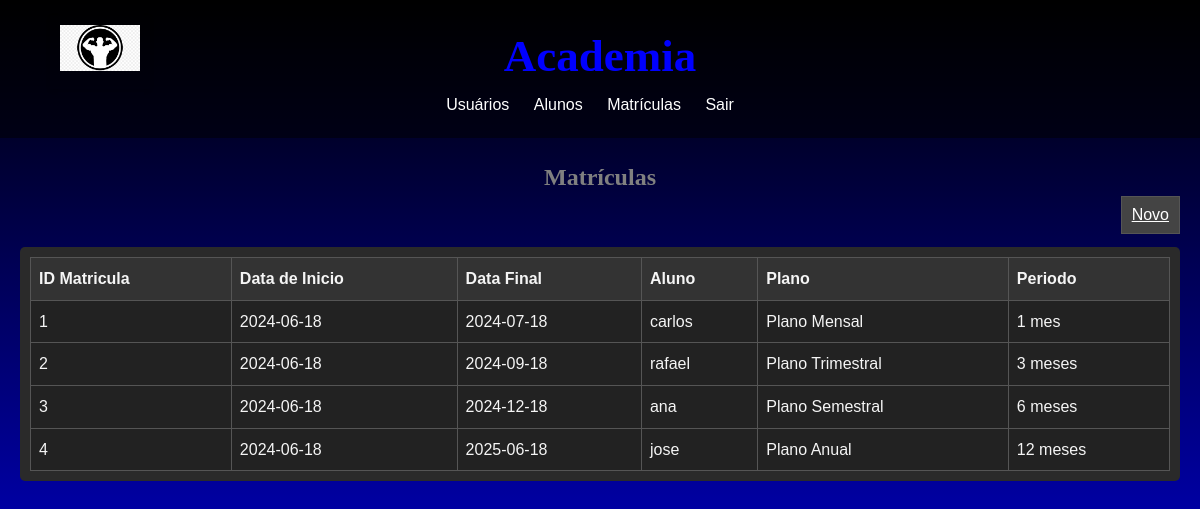
Page /views/matriculas.php (signed in) on the committed database.
### tables this page shows
CREATE TABLE `matriculas` (
  `id_matricula` int(11) NOT NULL AUTO_INCREMENT,
  `data_inicio` date DEFAULT NULL,
  `data_final` date DEFAULT NULL,
  `id_aluno` int(11) DEFAULT NULL,
  `id_plano` int(11) DEFAULT NULL,
  PRIMARY KEY (`id_matricula`),
  KEY `id_aluno` (`id_aluno`),
  KEY `id_plano` (`id_plano`),
  CONSTRAINT `matriculas_ibfk_1` FOREIGN KEY (`id_aluno`) REFERENCES `alunos` (`id_aluno`),
  CONSTRAINT `matriculas_ibfk_2` FOREIGN KEY (`id_plano`) REFERENCES `planos` (`id_plano`)
);

CREATE TABLE `alunos` (
  `id_aluno` int(11) NOT NULL AUTO_INCREMENT,
  `nome` varchar(50) DEFAULT NULL,
  `email` varchar(50) DEFAULT NULL,
  `cpf` varchar(11) DEFAULT NULL,
  PRIMARY KEY (`id_aluno`)
);

CREATE TABLE `planos` (
  `id_plano` int(11) NOT NULL AUTO_INCREMENT,
  `descricao` varchar(50) DEFAULT NULL,
  `periodicidade` varchar(50) DEFAULT NULL,
  PRIMARY KEY (`id_plano`)
);

### models/connection.php (called while the page is built)
<?php
abstract class Conn{
    public function __construct(protected $db=null){
        $this->db = new PDO('mysql:host=localhost;dbname=gestao_academia;','root','');
    }
}
?>

### models/matriculaDAO.php (called while the page is built, shortened)
<?php
    class MatriculaDAO extends Conn{
        public function getAllMat(){
            $query = 'select m.id_matricula, m.data_inicio, m.data_final, a.nome, p.descricao, p.periodicidade from matriculas m inner join alunos a on m.id_aluno = a.id_aluno inner join planos p on m.id_plano = p.id_plano';
            $stm = $this->db->prepare($query);
            $stm->execute();
            $this->db=null;
            return $stm->fetchAll(PDO::FETCH_OBJ);
        }
    }
?>

### views/matriculas.php (the view, shortened to what this page needs)
<?php
  require_once '../models/connection.php';
  require_once '../models/matriculaDAO.php';
  $matDAO = new MatriculaDAO();
  $matriculas = $matDAO->getAllMat();
?>
<!DOCTYPE html>
<html lang="pt-br">
<head>
    <link rel="stylesheet" href="styles.css">
    <link rel="stylesheet" href="https://cdnjs.cloudflare.com/ajax/libs/font-awesome/5.15.4/css/all.min.css">
</head>
<body>
    <div class="icone-voltar" onclick="window.location.href='index.html'">
        <img class="logotipo" src="imagens/logo.png" alt="Voltar para o Início" width="80px">
    </div>
    <header>
        <h1>Academia</h1>
        <?php require_once 'nav.php';?>
    </header>
    <main>
    <section class="table_sql" id="usuarios">
        <h2>Matrículas</h2>
        <a href="#" class="new">Novo</a>
        <br><br>
        <div class="table_container">
            <table>
                <thead>
                    <tr>
                        <th>ID Matricula</th>
                        <th>Data de Inicio</th>
                        <th>Data Final</th>
                        <th>Aluno</th>
                        <th>Plano</th>
                        <th>Periodo</th>
                    </tr>
                </thead>
                <tbody>
                    <?php foreach($matriculas as $mat): ?>
                        <tr>
                            <td><?= $mat->id_matricula ?></td>
                            <td><?= $mat->data_inicio ?></td>
                            <td><?= $mat->data_final ?></td>
                            <td><?= $mat->nome ?></td>
                            <td><?= $mat->descricao ?></td>
                            <td><?= $mat->periodicidade ?></td>
                        </tr>
                    <?php endforeach; ?>
                </tbody>
            </table>
        </div>
    </section>
    </main>
</body>
</html>

### views/styles.css (style rules this page uses)
:root { --bg-color: #1a1a1a; --primary-color: #ffffff; --secondary-color: #333333; --text-color: #f5f5f5; --link-color: #dcdcdc; --structure-bg: #222222; --section-bg: #2a2a2a; --input-bg: #444444; --border-color: #555555; --second-bg-color: #0a0a0a; }
body, h1, h2, p, ul, li { margin: 0; padding: 0; }
body { font-family: Arial, sans-serif; line-height: 1.6; background: linear-gradient(to bottom, #000000, blue ); color: #fff; min-height: 100vh; }
h2 { color: var(--primary-color); }
.table_container { overflow-x: auto; margin-bottom: 20px; background-color: var(--section-bg); padding: 10px; border-radius: 5px; }
table { border-collapse: collapse; width: 100%; min-width: 800px; background-color: var(--structure-bg); color: var(--text-color); }
th, td { border: 1px solid var(--border-color); padding: 8px; }
th { background-color: var(--secondary-color); text-align: left; }
.new { background-color: var(--input-bg); color: var(--primary-color); border: 1px solid var(--border-color); padding: 5px 10px; cursor: pointer; float: right; }
header { background-color: rgba(0, 0, 0, 0.5); color: #fff; padding: 20px; text-align: center; }
main { padding: 20px; }
section { margin-bottom: 20px; }
section h2 { color: grey; font-family: Cambria, Cochin, Georgia, Times, 'Times New Roman', serif; }
h1 { color: blue; font-family: 'Cinzel', serif; font-size: 45px; }
h2 { font-family:'Arial Narrow Bold', sans-serif; text-align: center; }
.icone-voltar { position: absolute; top: 15px; left: 50px; z-index: 999; padding: 10px; box-shadow: 0 2px 4px rgba(0, 0, 0, 0.1); }

### rows in the picture
matriculas: id_matricula "1", data_inicio "2024-06-18", data_final "2024-07-18", id_aluno.nome "carlos", id_plano.descricao "Plano Mensal", id_plano.periodicidade "1 mes"
matriculas: id_matricula "2", data_inicio "2024-06-18", data_final "2024-09-18", id_aluno.nome "rafael", id_plano.descricao "Plano Trimestral", id_plano.periodicidade "3 meses"
matriculas: id_matricula "3", data_inicio "2024-06-18", data_final "2024-12-18", id_aluno.nome "ana", id_plano.descricao "Plano Semestral", id_plano.periodicidade "6 meses"
matriculas: id_matricula "4", data_inicio "2024-06-18", data_final "2025-06-18", id_aluno.nome "jose", id_plano.descricao "Plano Anual", id_plano.periodicidade "12 meses"
